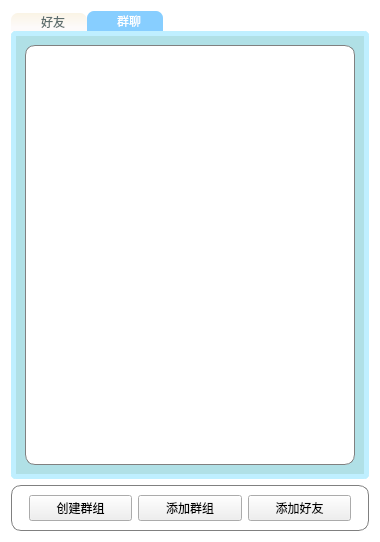
<?xml version="1.0" encoding="UTF-8"?>
<ui version="4.0">
 <class>chat_widget</class>
 <widget class="QWidget" name="chat_widget">
  <property name="geometry">
   <rect>
    <x>0</x>
    <y>0</y>
    <width>380</width>
    <height>542</height>
   </rect>
  </property>
  <property name="minimumSize">
   <size>
    <width>380</width>
    <height>542</height>
   </size>
  </property>
  <property name="maximumSize">
   <size>
    <width>380</width>
    <height>542</height>
   </size>
  </property>
  <property name="windowTitle">
   <string>Form</string>
  </property>
  <property name="styleSheet">
   <string notr="true">#chat_widget

{
background-color: white;
}</string>
  </property>
  <layout class="QVBoxLayout" name="verticalLayout">
   <item>
    <widget class="QTabWidget" name="tabWidget">
     <property name="contextMenuPolicy">
      <enum>Qt::DefaultContextMenu</enum>
     </property>
     <property name="layoutDirection">
      <enum>Qt::LeftToRight</enum>
     </property>
     <property name="autoFillBackground">
      <bool>false</bool>
     </property>
     <property name="styleSheet">
      <string notr="true">
/* tabBar条的样式 */
QTabWidget::tab-bar {
    alignment: left;
}
/* tabBar上的tab按钮样式 */
QTabBar::tab {
background-color: qlineargradient(x1:0.5, y1:1, x2:0.5, y2:0, stop:0 rgb(253,250,250), stop:0.2 rgb(253,250,250), stop:1 rgb(255,249,234));
border-top-left-radius: 7px;
border-top-right-radius: 7px;
min-width: 8ex;
padding: 5px;
font-family: KaiTi;
font-size: 12px;
min-width: 8ex;
padding:2px 22px 2px 30px;
}

QTabBar::tab:selected {
background: qlineargradient(x1:0.5, y1:1, x2:0.5, y2:0, stop:0 rgb(135,206, 255), stop:0.2 rgb(135,206, 255) stop:1 rgb(135,206, 255));
  color: white;

}
QTabBar::tab:!selected {
margin-top: 1.5px;
background: qlineargradient(x1:0.5, y1:1, x2:0.5, y2:0, stop:0 rgb(253,250,250), stop:0.2 rgb(253,250,250), stop:1 rgb(250,244,229));
color: rgb(93, 109, 109)
}
/* 整个tabBar下的区域（不带tabBar菜单按钮条部分 */
QTabWidget::pane { /* The tab widget frame */
	font-size: 14px;
    border: 5px solid #BFEFFF;
	border-radius:5px;
    position: absolute;

}
</string>
     </property>
     <property name="tabPosition">
      <enum>QTabWidget::North</enum>
     </property>
     <property name="tabShape">
      <enum>QTabWidget::Rounded</enum>
     </property>
     <property name="currentIndex">
      <number>1</number>
     </property>
     <property name="documentMode">
      <bool>false</bool>
     </property>
     <property name="tabsClosable">
      <bool>false</bool>
     </property>
     <property name="movable">
      <bool>false</bool>
     </property>
     <property name="tabBarAutoHide">
      <bool>false</bool>
     </property>
     <widget class="QWidget" name="tab_3">
      <property name="styleSheet">
       <string notr="true">#tab_3
{
background-color: #B0E0E6

}</string>
      </property>
      <attribute name="title">
       <string>好友</string>
      </attribute>
      <layout class="QHBoxLayout" name="horizontalLayout">
       <item>
        <widget class="QListWidget" name="friend_list">
         <property name="styleSheet">
          <string notr="true">#friend_list
{
background-color: rgb(255,255,255);
border: 1px solid gray;/*设置边框的粗细，以及颜色*/
border-radius: 10px;/*设置圆角的大小*/
padding: 0 8px;/*如果没有内容光标在开始往后移动0.8像素点*/
}


</string>
         </property>
        </widget>
       </item>
      </layout>
     </widget>
     <widget class="QWidget" name="tab_4">
      <property name="styleSheet">
       <string notr="true">#tab_4
{
background-color: #B0E0E6

}</string>
      </property>
      <attribute name="title">
       <string>群聊</string>
      </attribute>
      <layout class="QVBoxLayout" name="verticalLayout_3">
       <item>
        <widget class="QListWidget" name="group_list">
         <property name="styleSheet">
          <string notr="true">#group_list
{
background-color: rgb(255,255,255);
border: 1px solid gray;/*设置边框的粗细，以及颜色*/
border-radius: 10px;/*设置圆角的大小*/
padding: 0 8px;/*如果没有内容光标在开始往后移动0.8像素点*/
}
</string>
         </property>
        </widget>
       </item>
      </layout>
     </widget>
    </widget>
   </item>
   <item>
    <widget class="QFrame" name="btns">
     <property name="enabled">
      <bool>true</bool>
     </property>
     <property name="minimumSize">
      <size>
       <width>0</width>
       <height>0</height>
      </size>
     </property>
     <property name="styleSheet">
      <string notr="true">#btns
{
background-color: rgb(255,255,255);
border: 1px solid gray;/*设置边框的粗细，以及颜色*/
border-radius: 10px;/*设置圆角的大小*/
padding: 0 8px;/*如果没有内容光标在开始往后移动0.8像素点*/
selection-background-color: darkgray;
}</string>
     </property>
     <layout class="QHBoxLayout" name="horizontalLayout_2">
      <item>
       <widget class="QPushButton" name="create_group_button">
        <property name="text">
         <string>创建群组</string>
        </property>
       </widget>
      </item>
      <item>
       <widget class="QPushButton" name="add_group_button_">
        <property name="text">
         <string>添加群组</string>
        </property>
       </widget>
      </item>
      <item>
       <widget class="QPushButton" name="add_friend_button">
        <property name="text">
         <string>添加好友</string>
        </property>
       </widget>
      </item>
     </layout>
    </widget>
   </item>
  </layout>
 </widget>
 <resources/>
 <connections/>
</ui>
